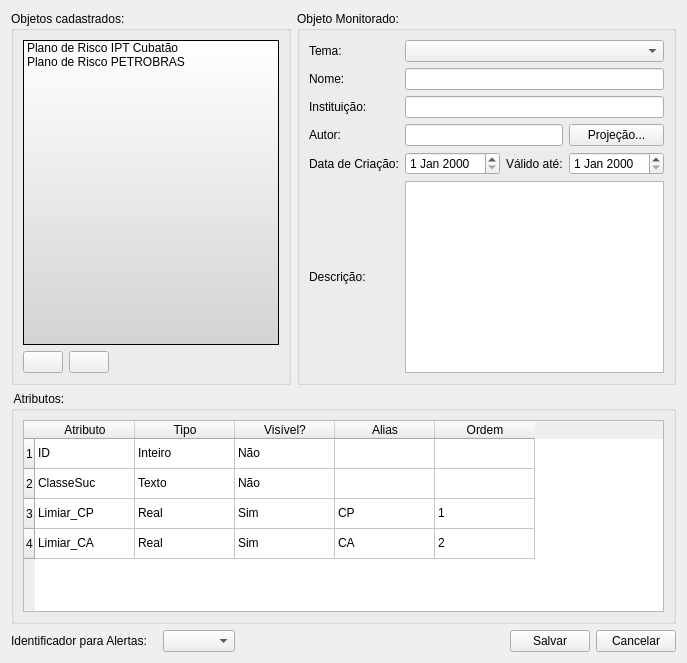
      <widget class="QWidget" name="RiskDataTab">
       <attribute name="title">
        <string>Objeto Monitorado</string>
       </attribute>
       <layout class="QGridLayout">
        <item row="0" column="0">
         <widget class="QGroupBox" name="groupBox_11">
          <property name="title">
           <string>Objetos cadastrados: </string>
          </property>
          <layout class="QVBoxLayout">
           <item>
            <widget class="QListWidget" name="riskListWidget">
             <property name="minimumSize">
              <size>
               <width>180</width>
               <height>0</height>
              </size>
             </property>
             <property name="styleSheet">
              <string>background: qlineargradient(x1: 0, y1: 0, x2: 0, y2: 1, stop: 0 white, stop: 1 lightgray);</string>
             </property>
             <item>
              <property name="text">
               <string>Plano de Risco IPT Cubatão</string>
              </property>
              <property name="icon">
               <iconset resource="icons.qrc">
                <normaloff>:/data/icons/plano de risco.png</normaloff>:/data/icons/plano de risco.png</iconset>
              </property>
             </item>
             <item>
              <property name="text">
               <string>Plano de Risco PETROBRAS</string>
              </property>
              <property name="icon">
               <iconset resource="icons.qrc">
                <normaloff>:/data/icons/plano de risco.png</normaloff>:/data/icons/plano de risco.png</iconset>
              </property>
             </item>
            </widget>
           </item>
           <item>
            <layout class="QHBoxLayout">
             <item>
              <widget class="QPushButton" name="riskInsertBtn">
               <property name="toolTip">
                <string>&lt;html&gt;&lt;head/&gt;&lt;body&gt;&lt;p&gt;Adiciona novo objeto monitorado&lt;/p&gt;&lt;/body&gt;&lt;/html&gt;</string>
               </property>
               <property name="text">
                <string/>
               </property>
               <property name="icon">
                <iconset resource="icons.qrc">
                 <normaloff>:/data/icons/plano de risco_mais.png</normaloff>:/data/icons/plano de risco_mais.png</iconset>
               </property>
              </widget>
             </item>
             <item>
              <widget class="QPushButton" name="riskDeleteBtn">
               <property name="toolTip">
                <string>&lt;html&gt;&lt;head/&gt;&lt;body&gt;&lt;p&gt;Remove o objeto monitorado selecionado&lt;/p&gt;&lt;/body&gt;&lt;/html&gt;</string>
               </property>
               <property name="text">
                <string/>
               </property>
               <property name="icon">
                <iconset resource="icons.qrc">
                 <normaloff>:/data/icons/plano de risco_menos.png</normaloff>:/data/icons/plano de risco_menos.png</iconset>
               </property>
              </widget>
             </item>
             <item>
              <spacer>
               <property name="orientation">
                <enum>Qt::Horizontal</enum>
               </property>
               <property name="sizeHint" stdset="0">
                <size>
                 <width>40</width>
                 <height>20</height>
                </size>
               </property>
              </spacer>
             </item>
            </layout>
           </item>
          </layout>
         </widget>
        </item>
        <item row="0" column="1">
         <widget class="QGroupBox" name="groupBox_13">
          <property name="title">
           <string>Objeto Monitorado: </string>
          </property>
          <layout class="QGridLayout">
           <item row="1" column="0">
            <widget class="QLabel" name="label_64">
             <property name="text">
              <string>Nome:</string>
             </property>
            </widget>
           </item>
           <item row="1" column="1" colspan="3">
            <widget class="QLineEdit" name="riskNameLed"/>
           </item>
           <item row="2" column="0">
            <widget class="QLabel" name="label_16">
             <property name="text">
              <string>Instituição:</string>
             </property>
            </widget>
           </item>
           <item row="2" column="1" colspan="3">
            <widget class="QLineEdit" name="riskInstitutionLed"/>
           </item>
           <item row="3" column="0">
            <widget class="QLabel" name="label_68">
             <property name="text">
              <string>Autor:</string>
             </property>
            </widget>
           </item>
           <item row="3" column="1" colspan="2">
            <widget class="QLineEdit" name="riskAuthorLed"/>
           </item>
           <item row="3" column="3">
            <widget class="QPushButton" name="projectionRiskBtn">
             <property name="toolTip">
              <string>&lt;html&gt;&lt;head&gt;&lt;meta name=&quot;qrichtext&quot; content=&quot;1&quot; /&gt;&lt;style type=&quot;text/css&quot;&gt;
p, li { white-space: pre-wrap; }
&lt;/style&gt;&lt;/head&gt;&lt;body style=&quot; font-family:'MS Shell Dlg 2'; font-size:8.25pt; font-weight:400; font-style:normal;&quot;&gt;
&lt;p style=&quot; margin-top:0px; margin-bottom:0px; margin-left:0px; margin-right:0px; -qt-block-indent:0; text-indent:0px;&quot;&gt;Alterar a projeção dos dados&lt;/p&gt;&lt;/body&gt;&lt;/html&gt;</string>
             </property>
             <property name="text">
              <string>Projeção...</string>
             </property>
             <property name="icon">
              <iconset resource="icons.qrc">
               <normaloff>:/global/icons/PROJECAO.png</normaloff>:/global/icons/PROJECAO.png</iconset>
             </property>
            </widget>
           </item>
           <item row="4" column="0">
            <widget class="QLabel" name="label_65">
             <property name="text">
              <string>Data de Criação:</string>
             </property>
            </widget>
           </item>
           <item row="5" column="1" colspan="3">
            <widget class="QTextEdit" name="riskDescriptionTed"/>
           </item>
           <item row="5" column="0">
            <widget class="QLabel" name="label_67">
             <property name="text">
              <string>Descrição:</string>
             </property>
            </widget>
           </item>
           <item row="4" column="3">
            <widget class="QDateEdit" name="riskExpirationDateDed"/>
           </item>
           <item row="4" column="2">
            <widget class="QLabel" name="label_66">
             <property name="text">
              <string>Válido até:</string>
             </property>
            </widget>
           </item>
           <item row="4" column="1">
            <widget class="QDateEdit" name="riskCreationDateDed"/>
           </item>
           <item row="0" column="0">
            <widget class="QLabel" name="label_31">
             <property name="text">
              <string>Tema:</string>
             </property>
            </widget>
           </item>
           <item row="0" column="1" colspan="3">
            <widget class="QStackedWidget" name="stwgRskPlanTheme">
             <property name="currentIndex">
              <number>0</number>
             </property>
             <widget class="QWidget" name="page_3">
              <layout class="QGridLayout">
               <property name="margin">
                <number>0</number>
               </property>
               <property name="spacing">
                <number>0</number>
               </property>
               <item row="0" column="0">
                <widget class="QComboBox" name="cboBoxRiskTheme"/>
               </item>
              </layout>
             </widget>
             <widget class="QWidget" name="page_4">
              <layout class="QGridLayout">
               <property name="margin">
                <number>0</number>
               </property>
               <property name="spacing">
                <number>0</number>
               </property>
               <item row="0" column="0">
                <widget class="QLineEdit" name="ledRiskPlanThemeName">
                 <property name="enabled">
                  <bool>false</bool>
                 </property>
                </widget>
               </item>
              </layout>
             </widget>
            </widget>
           </item>
          </layout>
         </widget>
        </item>
        <item row="1" column="0" colspan="2">
         <widget class="QGroupBox" name="groupBox_14">
          <property name="title">
           <string> Atributos: </string>
          </property>
          <layout class="QHBoxLayout">
           <item>
            <widget class="QTableWidget" name="attributesTableWidget">
             <row/>
             <row/>
             <row/>
             <row/>
             <column>
              <property name="text">
               <string>Atributo</string>
              </property>
             </column>
             <column>
              <property name="text">
               <string>Tipo</string>
              </property>
             </column>
             <column>
              <property name="text">
               <string>Visível?</string>
              </property>
             </column>
             <column>
              <property name="text">
               <string>Alias</string>
              </property>
             </column>
             <column>
              <property name="text">
               <string>Ordem</string>
              </property>
             </column>
             <item row="0" column="0">
              <property name="text">
               <string>ID</string>
              </property>
             </item>
             <item row="0" column="1">
              <property name="text">
               <string>Inteiro</string>
              </property>
             </item>
             <item row="0" column="2">
              <property name="text">
               <string>Não</string>
              </property>
             </item>
             <item row="1" column="0">
              <property name="text">
               <string>ClasseSuc</string>
              </property>
             </item>
             <item row="1" column="1">
              <property name="text">
               <string>Texto</string>
              </property>
             </item>
             <item row="1" column="2">
              <property name="text">
               <string>Não</string>
              </property>
             </item>
             <item row="2" column="0">
              <property name="text">
               <string>Limiar_CP</string>
              </property>
             </item>
             <item row="2" column="1">
              <property name="text">
               <string>Real</string>
              </property>
             </item>
             <item row="2" column="2">
              <property name="text">
               <string>Sim</string>
              </property>
             </item>
             <item row="2" column="3">
              <property name="text">
               <string>CP</string>
              </property>
             </item>
             <item row="2" column="4">
              <property name="text">
               <string>1</string>
              </property>
             </item>
             <item row="3" column="0">
              <property name="text">
               <string>Limiar_CA</string>
              </property>
             </item>
             <item row="3" column="1">
              <property name="text">
               <string>Real</string>
              </property>
             </item>
             <item row="3" column="2">
              <property name="text">
               <string>Sim</string>
              </property>
             </item>
             <item row="3" column="3">
              <property name="text">
               <string>CA</string>
              </property>
             </item>
             <item row="3" column="4">
              <property name="text">
               <string>2</string>
              </property>
             </item>
            </widget>
           </item>
          </layout>
         </widget>
        </item>
        <item row="2" column="0" colspan="2">
         <layout class="QHBoxLayout">
          <item>
           <widget class="QLabel" name="label_51">
            <property name="text">
             <string>Identificador para Alertas:   </string>
            </property>
           </widget>
          </item>
          <item>
           <widget class="QComboBox" name="comboBoxAttrIdentificacao"/>
          </item>
          <item>
           <spacer>
            <property name="orientation">
             <enum>Qt::Horizontal</enum>
            </property>
            <property name="sizeHint" stdset="0">
             <size>
              <width>71</width>
              <height>20</height>
             </size>
            </property>
           </spacer>
          </item>
          <item>
           <widget class="QPushButton" name="riskSaveBtn">
            <property name="toolTip">
             <string>&lt;html&gt;&lt;head&gt;&lt;meta name=&quot;qrichtext&quot; content=&quot;1&quot; /&gt;&lt;style type=&quot;text/css&quot;&gt;
p, li { white-space: pre-wrap; }
&lt;/style&gt;&lt;/head&gt;&lt;body style=&quot; font-family:'MS Shell Dlg 2'; font-size:8.25pt; font-weight:400; font-style:normal;&quot;&gt;
&lt;p style=&quot; margin-top:0px; margin-bottom:0px; margin-left:0px; margin-right:0px; -qt-block-indent:0; text-indent:0px;&quot;&gt;Salvar alterações&lt;/p&gt;&lt;/body&gt;&lt;/html&gt;</string>
            </property>
            <property name="text">
             <string>Salvar</string>
            </property>
            <property name="icon">
             <iconset resource="../../admin/ui/icons.qrc">
              <normaloff>:/global/icons/ok.png</normaloff>:/global/icons/ok.png</iconset>
            </property>
           </widget>
          </item>
          <item>
           <widget class="QPushButton" name="riskCancelBtn">
            <property name="toolTip">
             <string>&lt;html&gt;&lt;head&gt;&lt;meta name=&quot;qrichtext&quot; content=&quot;1&quot; /&gt;&lt;style type=&quot;text/css&quot;&gt;
p, li { white-space: pre-wrap; }
&lt;/style&gt;&lt;/head&gt;&lt;body style=&quot; font-family:'MS Shell Dlg 2'; font-size:8.25pt; font-weight:400; font-style:normal;&quot;&gt;
&lt;p style=&quot; margin-top:0px; margin-bottom:0px; margin-left:0px; margin-right:0px; -qt-block-indent:0; text-indent:0px; font-size:8pt;&quot;&gt;Cancelar alterações&lt;/p&gt;&lt;/body&gt;&lt;/html&gt;</string>
            </property>
            <property name="text">
             <string>Cancelar</string>
            </property>
            <property name="icon">
             <iconset resource="../../admin/ui/icons.qrc">
              <normaloff>:/global/icons/cancel.png</normaloff>:/global/icons/cancel.png</iconset>
            </property>
           </widget>
          </item>
         </layout>
        </item>
       </layout>
      </widget>
